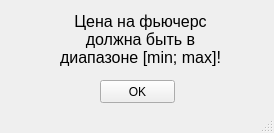
<?xml version="1.0" encoding="UTF-8"?>
<ui version="4.0">
 <class>MainWindow</class>
 <widget class="QMainWindow" name="MainWindow">
  <property name="geometry">
   <rect>
    <x>0</x>
    <y>0</y>
    <width>274</width>
    <height>133</height>
   </rect>
  </property>
  <property name="windowTitle">
   <string>Ошибка</string>
  </property>
  <property name="windowIcon">
   <iconset>
    <normaloff>../../../../../307313.png</normaloff>../../../../../307313.png</iconset>
  </property>
  <widget class="QWidget" name="centralwidget">
   <widget class="QPushButton" name="Ok_Button">
    <property name="geometry">
     <rect>
      <x>100</x>
      <y>80</y>
      <width>75</width>
      <height>23</height>
     </rect>
    </property>
    <property name="text">
     <string>OK</string>
    </property>
   </widget>
   <widget class="QLabel" name="label">
    <property name="geometry">
     <rect>
      <x>50</x>
      <y>9</y>
      <width>181</width>
      <height>61</height>
     </rect>
    </property>
    <property name="font">
     <font>
      <pointsize>12</pointsize>
     </font>
    </property>
    <property name="text">
     <string>Цена на фьючерс должна быть в диапазоне [min; max]!</string>
    </property>
    <property name="alignment">
     <set>Qt::AlignCenter</set>
    </property>
    <property name="wordWrap">
     <bool>true</bool>
    </property>
   </widget>
  </widget>
  <widget class="QMenuBar" name="menubar">
   <property name="geometry">
    <rect>
     <x>0</x>
     <y>0</y>
     <width>274</width>
     <height>21</height>
    </rect>
   </property>
  </widget>
  <widget class="QStatusBar" name="statusbar"/>
 </widget>
 <resources/>
 <connections/>
</ui>
